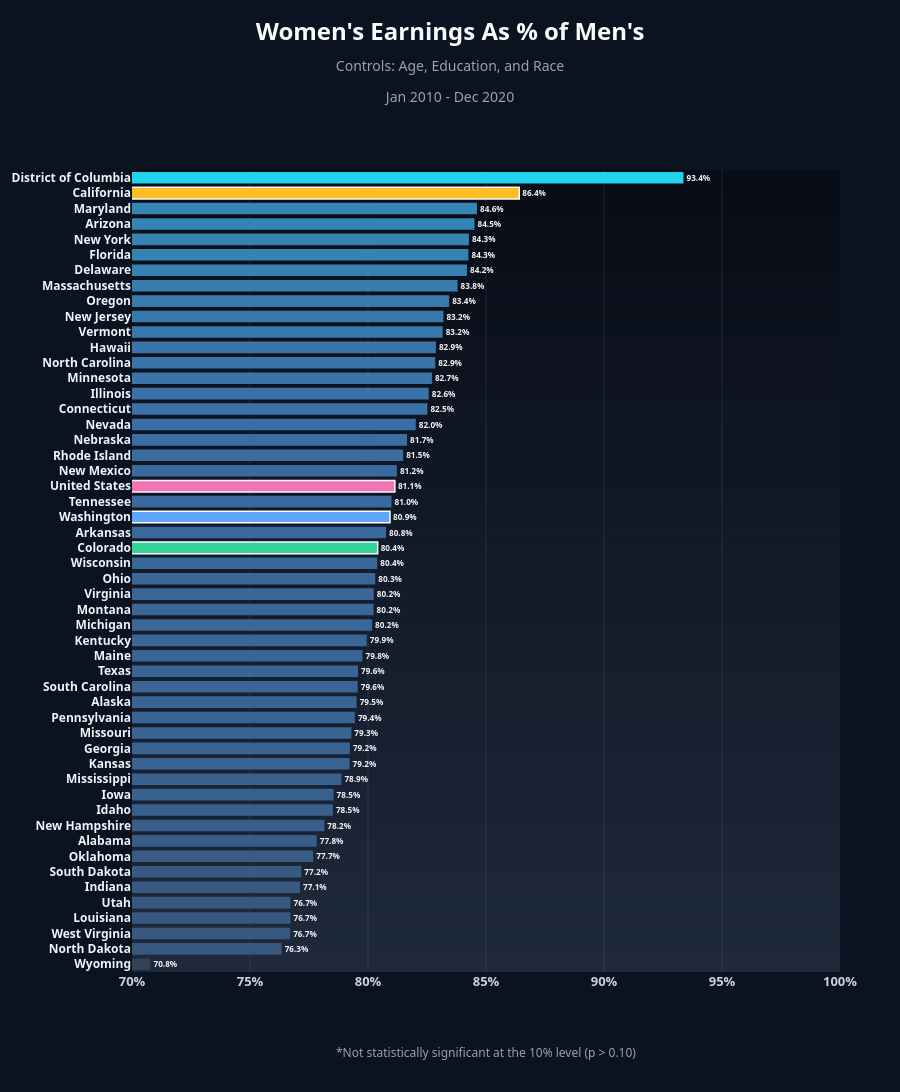

Source (notebook cell):
### Code cell
fig = plot_state_bars(ranking_no_ind, 'Pre_EPEWA_Gap', 'female_pval', "Women's Earnings As % of Men's",
                      "Age, Education, and Race", PRE_PERIOD, [0.7, 1], save_as="states_pre_gap_no_industry")

### Figure 1 — Plotly figure (JSON) as saved in the notebook; plotly's stock layout.template omitted (floating-point values rounded to 4 significant figures)
{"data": [{"cliponaxis": false, "hovertemplate": "%{y}: %{text}<extra></extra>", "marker": {"color": ["rgb(51, 65, 85)", "rgb(55, 87, 124)", "rgb(55, 89, 127)", "rgb(55, 89, 127)", "rgb(55, 89, 127)", "rgb(55, 90, 130)", "rgb(56, 90, 130)", "rgb(56, 92, 134)", "rgb(56, 93, 135)", "rgb(56, 94, 137)", "rgb(56, 96, 140)", "rgb(56, 96, 140)", "rgb(57, 97, 142)", "rgb(57, 99, 145)", "rgb(57, 99, 145)", "rgb(57, 99, 145)", "rgb(57, 100, 146)", "rgb(57, 100, 147)", "rgb(57, 100, 147)", "rgb(57, 100, 147)", "rgb(57, 101, 149)", "rgb(57, 102, 150)", "rgb(58, 102, 152)", "rgb(58, 103, 152)", "rgb(58, 103, 152)", "rgb(58, 103, 152)", "rgb(58, 103, 153)", "#34d399", "rgb(58, 105, 156)", "#60a5fa", "rgb(58, 106, 157)", "#f472b6", "rgb(58, 107, 159)", "rgb(59, 108, 161)", "rgb(59, 108, 162)", "rgb(59, 110, 165)", "rgb(58, 114, 168)", "rgb(58, 114, 168)", "rgb(58, 116, 169)", "rgb(57, 117, 170)", "rgb(57, 117, 170)", "rgb(57, 120, 172)", "rgb(57, 120, 172)", "rgb(56, 122, 174)", "rgb(55, 125, 176)", "rgb(54, 129, 179)", "rgb(54, 130, 179)", "rgb(54, 130, 179)", "rgb(54, 132, 181)", "rgb(53, 133, 181)", "#fbbf24", "rgb(34, 211, 238)"], "line": {"color": ["rgba(0,0,0,0)", "rgba(0,0,0,0)", "rgba(0,0,0,0)", "rgba(0,0,0,0)", "rgba(0,0,0,0)", "rgba(0,0,0,0)", "rgba(0,0,0,0)", "rgba(0,0,0,0)", "rgba(0,0,0,0)", "rgba(0,0,0,0)", "rgba(0,0,0,0)", "rgba(0,0,0,0)", "rgba(0,0,0,0)", "rgba(0,0,0,0)", "rgba(0,0,0,0)", "rgba(0,0,0,0)", "rgba(0,0,0,0)", "rgba(0,0,0,0)", "rgba(0,0,0,0)", "rgba(0,0,0,0)", "rgba(0,0,0,0)", "rgba(0,0,0,0)", "rgba(0,0,0,0)", "rgba(0,0,0,0)", "rgba(0,0,0,0)", "rgba(0,0,0,0)", "rgba(0,0,0,0)", "#f8fafc", "rgba(0,0,0,0)", "#f8fafc", "rgba(0,0,0,0)", "#f8fafc", "rgba(0,0,0,0)", "rgba(0,0,0,0)", "rgba(0,0,0,0)", "rgba(0,0,0,0)", "rgba(0,0,0,0)", "rgba(0,0,0,0)", "rgba(0,0,0,0)", "rgba(0,0,0,0)", "rgba(0,0,0,0)", "rgba(0,0,0,0)", "rgba(0,0,0,0)", "rgba(0,0,0,0)", "rgba(0,0,0,0)", "rgba(0,0,0,0)", "rgba(0,0,0,0)", "rgba(0,0,0,0)", "rgba(0,0,0,0)", "rgba(0,0,0,0)", "#f8fafc", "rgba(0,0,0,0)"], "width": 1.5}}, "orientation": "h", "text": ["<b>70.8%</b>", "<b>76.3%</b>", "<b>76.7%</b>", "<b>76.7%</b>", "<b>76.7%</b>", "<b>77.1%</b>", "<b>77.2%</b>", "<b>77.7%</b>", "<b>77.8%</b>", "<b>78.2%</b>", "<b>78.5%</b>", "<b>78.5%</b>", "<b>78.9%</b>", "<b>79.2%</b>", "<b>79.2%</b>", "<b>79.3%</b>", "<b>79.4%</b>", "<b>79.5%</b>", "<b>79.6%</b>", "<b>79.6%</b>", "<b>79.8%</b>", "<b>79.9%</b>", "<b>80.2%</b>", "<b>80.2%</b>", "<b>80.2%</b>", "<b>80.3%</b>", "<b>80.4%</b>", "<b>80.4%</b>", "<b>80.8%</b>", "<b>80.9%</b>", "<b>81.0%</b>", "<b>81.1%</b>", "<b>81.2%</b>", "<b>81.5%</b>", "<b>81.7%</b>", "<b>82.0%</b>", "<b>82.5%</b>", "<b>82.6%</b>", "<b>82.7%</b>", "<b>82.9%</b>", "<b>82.9%</b>", "<b>83.2%</b>", "<b>83.2%</b>", "<b>83.4%</b>", "<b>83.8%</b>", "<b>84.2%</b>", "<b>84.3%</b>", "<b>84.3%</b>", "<b>84.5%</b>", "<b>84.6%</b>", "<b>86.4%</b>", "<b>93.4%</b>"], "textfont": {"color": "#f1f5f9", "size": 12}, "textposition": "outside", "type": "bar", "x": [0.7078, 0.7634, 0.767, 0.7671, 0.7672, 0.7712, 0.7718, 0.7768, 0.7783, 0.7815, 0.7851, 0.7854, 0.7887, 0.7922, 0.7923, 0.7929, 0.7944, 0.7952, 0.7956, 0.7958, 0.7977, 0.7995, 0.8017, 0.8024, 0.8024, 0.8031, 0.8039, 0.8041, 0.8076, 0.8093, 0.8099, 0.8114, 0.8122, 0.8149, 0.8165, 0.8202, 0.8252, 0.8257, 0.8271, 0.8285, 0.8288, 0.8316, 0.832, 0.8344, 0.8379, 0.8419, 0.8426, 0.8427, 0.8451, 0.8462, 0.8641, 0.9337], "y": ["<b>Wyoming</b>", "<b>North Dakota</b>", "<b>West Virginia</b>", "<b>Louisiana</b>", "<b>Utah</b>", "<b>Indiana</b>", "<b>South Dakota</b>", "<b>Oklahoma</b>", "<b>Alabama</b>", "<b>New Hampshire</b>", "<b>Idaho</b>", "<b>Iowa</b>", "<b>Mississippi</b>", "<b>Kansas</b>", "<b>Georgia</b>", "<b>Missouri</b>", "<b>Pennsylvania</b>", "<b>Alaska</b>", "<b>South Carolina</b>", "<b>Texas</b>", "<b>Maine</b>", "<b>Kentucky</b>", "<b>Michigan</b>", "<b>Montana</b>", "<b>Virginia</b>", "<b>Ohio</b>", "<b>Wisconsin</b>", "<b>Colorado</b>", "<b>Arkansas</b>", "<b>Washington</b>", "<b>Tennessee</b>", "<b>United States</b>", "<b>New Mexico</b>", "<b>Rhode Island</b>", "<b>Nebraska</b>", "<b>Nevada</b>", "<b>Connecticut</b>", "<b>Illinois</b>", "<b>Minnesota</b>", "<b>North Carolina</b>", "<b>Hawaii</b>", "<b>Vermont</b>", "<b>New Jersey</b>", "<b>Oregon</b>", "<b>Massachusetts</b>", "<b>Delaware</b>", "<b>Florida</b>", "<b>New York</b>", "<b>Arizona</b>", "<b>Maryland</b>", "<b>California</b>", "<b>District of Columbia</b>"]}], "layout": {"annotations": [{"font": {"color": "#94a3b8", "size": 12}, "showarrow": false, "text": "*Not statistically significant at the 10% level (p > 0.10)", "x": 0.5, "xref": "paper", "y": 0, "yanchor": "top", "yref": "paper", "yshift": -70}], "bargap": 0.25, "font": {"color": "#cbd5e1", "family": "Bahnschrift, 'Segoe UI Variable Display', 'Segoe UI', Helvetica, Arial, sans-serif"}, "height": 1404, "margin": {"b": 120, "l": 20, "r": 60, "t": 170}, "paper_bgcolor": "#0b1220", "plot_bgcolor": "rgba(0,0,0,0)", "shapes": [{"fillcolor": "rgb(8, 12, 22)", "layer": "below", "line": {"width": 0}, "type": "rect", "x0": 0, "x1": 1, "xref": "paper", "y0": 0, "y1": 1, "yref": "paper"}, {"fillcolor": "rgb(8, 13, 23)", "layer": "below", "line": {"width": 0}, "type": "rect", "x0": 0, "x1": 1, "xref": "paper", "y0": 0, "y1": 0.9792, "yref": "paper"}, {"fillcolor": "rgb(9, 13, 24)", "layer": "below", "line": {"width": 0}, "type": "rect", "x0": 0, "x1": 1, "xref": "paper", "y0": 0, "y1": 0.9583, "yref": "paper"}, {"fillcolor": "rgb(9, 14, 24)", "layer": "below", "line": {"width": 0}, "type": "rect", "x0": 0, "x1": 1, "xref": "paper", "y0": 0, "y1": 0.9375, "yref": "paper"}, {"fillcolor": "rgb(10, 14, 25)", "layer": "below", "line": {"width": 0}, "type": "rect", "x0": 0, "x1": 1, "xref": "paper", "y0": 0, "y1": 0.9167, "yref": "paper"}, {"fillcolor": "rgb(10, 15, 26)", "layer": "below", "line": {"width": 0}, "type": "rect", "x0": 0, "x1": 1, "xref": "paper", "y0": 0, "y1": 0.8958, "yref": "paper"}, {"fillcolor": "rgb(11, 16, 27)", "layer": "below", "line": {"width": 0}, "type": "rect", "x0": 0, "x1": 1, "xref": "paper", "y0": 0, "y1": 0.875, "yref": "paper"}, {"fillcolor": "rgb(11, 16, 28)", "layer": "below", "line": {"width": 0}, "type": "rect", "x0": 0, "x1": 1, "xref": "paper", "y0": 0, "y1": 0.8542, "yref": "paper"}, {"fillcolor": "rgb(12, 17, 28)", "layer": "below", "line": {"width": 0}, "type": "rect", "x0": 0, "x1": 1, "xref": "paper", "y0": 0, "y1": 0.8333, "yref": "paper"}, {"fillcolor": "rgb(12, 18, 29)", "layer": "below", "line": {"width": 0}, "type": "rect", "x0": 0, "x1": 1, "xref": "paper", "y0": 0, "y1": 0.8125, "yref": "paper"}, {"fillcolor": "rgb(13, 18, 30)", "layer": "below", "line": {"width": 0}, "type": "rect", "x0": 0, "x1": 1, "xref": "paper", "y0": 0, "y1": 0.7917, "yref": "paper"}, {"fillcolor": "rgb(13, 19, 31)", "layer": "below", "line": {"width": 0}, "type": "rect", "x0": 0, "x1": 1, "xref": "paper", "y0": 0, "y1": 0.7708, "yref": "paper"}, {"fillcolor": "rgb(14, 19, 31)", "layer": "below", "line": {"width": 0}, "type": "rect", "x0": 0, "x1": 1, "xref": "paper", "y0": 0, "y1": 0.75, "yref": "paper"}, {"fillcolor": "rgb(14, 20, 32)", "layer": "below", "line": {"width": 0}, "type": "rect", "x0": 0, "x1": 1, "xref": "paper", "y0": 0, "y1": 0.7292, "yref": "paper"}, {"fillcolor": "rgb(15, 21, 33)", "layer": "below", "line": {"width": 0}, "type": "rect", "x0": 0, "x1": 1, "xref": "paper", "y0": 0, "y1": 0.7083, "yref": "paper"}, {"fillcolor": "rgb(15, 21, 34)", "layer": "below", "line": {"width": 0}, "type": "rect", "x0": 0, "x1": 1, "xref": "paper", "y0": 0, "y1": 0.6875, "yref": "paper"}, {"fillcolor": "rgb(15, 22, 35)", "layer": "below", "line": {"width": 0}, "type": "rect", "x0": 0, "x1": 1, "xref": "paper", "y0": 0, "y1": 0.6667, "yref": "paper"}, {"fillcolor": "rgb(16, 22, 35)", "layer": "below", "line": {"width": 0}, "type": "rect", "x0": 0, "x1": 1, "xref": "paper", "y0": 0, "y1": 0.6458, "yref": "paper"}, {"fillcolor": "rgb(16, 23, 36)", "layer": "below", "line": {"width": 0}, "type": "rect", "x0": 0, "x1": 1, "xref": "paper", "y0": 0, "y1": 0.625, "yref": "paper"}, {"fillcolor": "rgb(17, 24, 37)", "layer": "below", "line": {"width": 0}, "type": "rect", "x0": 0, "x1": 1, "xref": "paper", "y0": 0, "y1": 0.6042, "yref": "paper"}, {"fillcolor": "rgb(17, 24, 38)", "layer": "below", "line": {"width": 0}, "type": "rect", "x0": 0, "x1": 1, "xref": "paper", "y0": 0, "y1": 0.5833, "yref": "paper"}, {"fillcolor": "rgb(18, 25, 39)", "layer": "below", "line": {"width": 0}, "type": "rect", "x0": 0, "x1": 1, "xref": "paper", "y0": 0, "y1": 0.5625, "yref": "paper"}, {"fillcolor": "rgb(18, 26, 39)", "layer": "below", "line": {"width": 0}, "type": "rect", "x0": 0, "x1": 1, "xref": "paper", "y0": 0, "y1": 0.5417, "yref": "paper"}, {"fillcolor": "rgb(19, 26, 40)", "layer": "below", "line": {"width": 0}, "type": "rect", "x0": 0, "x1": 1, "xref": "paper", "y0": 0, "y1": 0.5208, "yref": "paper"}, {"fillcolor": "rgb(19, 27, 41)", "layer": "below", "line": {"width": 0}, "type": "rect", "x0": 0, "x1": 1, "xref": "paper", "y0": 0, "y1": 0.5, "yref": "paper"}, {"fillcolor": "rgb(20, 27, 42)", "layer": "below", "line": {"width": 0}, "type": "rect", "x0": 0, "x1": 1, "xref": "paper", "y0": 0, "y1": 0.4792, "yref": "paper"}, {"fillcolor": "rgb(20, 28, 42)", "layer": "below", "line": {"width": 0}, "type": "rect", "x0": 0, "x1": 1, "xref": "paper", "y0": 0, "y1": 0.4583, "yref": "paper"}, {"fillcolor": "rgb(21, 29, 43)", "layer": "below", "line": {"width": 0}, "type": "rect", "x0": 0, "x1": 1, "xref": "paper", "y0": 0, "y1": 0.4375, "yref": "paper"}, {"fillcolor": "rgb(21, 29, 44)", "layer": "below", "line": {"width": 0}, "type": "rect", "x0": 0, "x1": 1, "xref": "paper", "y0": 0, "y1": 0.4167, "yref": "paper"}, {"fillcolor": "rgb(22, 30, 45)", "layer": "below", "line": {"width": 0}, "type": "rect", "x0": 0, "x1": 1, "xref": "paper", "y0": 0, "y1": 0.3958, "yref": "paper"}, {"fillcolor": "rgb(22, 31, 46)", "layer": "below", "line": {"width": 0}, "type": "rect", "x0": 0, "x1": 1, "xref": "paper", "y0": 0, "y1": 0.375, "yref": "paper"}, {"fillcolor": "rgb(23, 31, 46)", "layer": "below", "line": {"width": 0}, "type": "rect", "x0": 0, "x1": 1, "xref": "paper", "y0": 0, "y1": 0.3542, "yref": "paper"}, {"fillcolor": "rgb(23, 32, 47)", "layer": "below", "line": {"width": 0}, "type": "rect", "x0": 0, "x1": 1, "xref": "paper", "y0": 0, "y1": 0.3333, "yref": "paper"}, {"fillcolor": "rgb(23, 32, 48)", "layer": "below", "line": {"width": 0}, "type": "rect", "x0": 0, "x1": 1, "xref": "paper", "y0": 0, "y1": 0.3125, "yref": "paper"}, {"fillcolor": "rgb(24, 33, 49)", "layer": "below", "line": {"width": 0}, "type": "rect", "x0": 0, "x1": 1, "xref": "paper", "y0": 0, "y1": 0.2917, "yref": "paper"}, {"fillcolor": "rgb(24, 34, 50)", "layer": "below", "line": {"width": 0}, "type": "rect", "x0": 0, "x1": 1, "xref": "paper", "y0": 0, "y1": 0.2708, "yref": "paper"}, {"fillcolor": "rgb(25, 34, 50)", "layer": "below", "line": {"width": 0}, "type": "rect", "x0": 0, "x1": 1, "xref": "paper", "y0": 0, "y1": 0.25, "yref": "paper"}, {"fillcolor": "rgb(25, 35, 51)", "layer": "below", "line": {"width": 0}, "type": "rect", "x0": 0, "x1": 1, "xref": "paper", "y0": 0, "y1": 0.2292, "yref": "paper"}, {"fillcolor": "rgb(26, 35, 52)", "layer": "below", "line": {"width": 0}, "type": "rect", "x0": 0, "x1": 1, "xref": "paper", "y0": 0, "y1": 0.2083, "yref": "paper"}, {"fillcolor": "rgb(26, 36, 53)", "layer": "below", "line": {"width": 0}, "type": "rect", "x0": 0, "x1": 1, "xref": "paper", "y0": 0, "y1": 0.1875, "yref": "paper"}, {"fillcolor": "rgb(27, 37, 53)", "layer": "below", "line": {"width": 0}, "type": "rect", "x0": 0, "x1": 1, "xref": "paper", "y0": 0, "y1": 0.1667, "yref": "paper"}, {"fillcolor": "rgb(27, 37, 54)", "layer": "below", "line": {"width": 0}, "type": "rect", "x0": 0, "x1": 1, "xref": "paper", "y0": 0, "y1": 0.1458, "yref": "paper"}, {"fillcolor": "rgb(28, 38, 55)", "layer": "below", "line": {"width": 0}, "type": "rect", "x0": 0, "x1": 1, "xref": "paper", "y0": 0, "y1": 0.125, "yref": "paper"}, {"fillcolor": "rgb(28, 39, 56)", "layer": "below", "line": {"width": 0}, "type": "rect", "x0": 0, "x1": 1, "xref": "paper", "y0": 0, "y1": 0.1042, "yref": "paper"}, {"fillcolor": "rgb(29, 39, 57)", "layer": "below", "line": {"width": 0}, "type": "rect", "x0": 0, "x1": 1, "xref": "paper", "y0": 0, "y1": 0.08333, "yref": "paper"}, {"fillcolor": "rgb(29, 40, 57)", "layer": "below", "line": {"width": 0}, "type": "rect", "x0": 0, "x1": 1, "xref": "paper", "y0": 0, "y1": 0.0625, "yref": "paper"}, {"fillcolor": "rgb(30, 40, 58)", "layer": "below", "line": {"width": 0}, "type": "rect", "x0": 0, "x1": 1, "xref": "paper", "y0": 0, "y1": 0.04167, "yref": "paper"}, {"fillcolor": "rgb(30, 41, 59)", "layer": "below", "line": {"width": 0}, "type": "rect", "x0": 0, "x1": 1, "xref": "paper", "y0": 0, "y1": 0.02083, "yref": "paper"}], "title": {"font": {"color": "#f8fafc", "size": 24}, "pad": {"t": 40}, "text": "<b>Women's Earnings As % of Men's</b><br><span style='font-size:14px;color:#94a3b8'>Controls: Age, Education, and Race<br>Jan 2010 - Dec 2020</span>", "x": 0.5, "xanchor": "center", "y": 1, "yanchor": "top"}, "xaxis": {"dtick": 0.05, "gridcolor": "rgba(148,163,184,0.15)", "range": [0.7, 1], "showgrid": true, "showline": false, "tickangle": 0, "tickfont": {"color": "#cbd5e1", "size": 13, "weight": "bold"}, "tickformat": ".0%", "zeroline": true, "zerolinecolor": "rgba(148,163,184,0.45)"}, "yaxis": {"automargin": true, "dtick": 1, "showgrid": false, "showline": false, "tickfont": {"color": "#f1f5f9", "size": 12}, "type": "category"}}}
